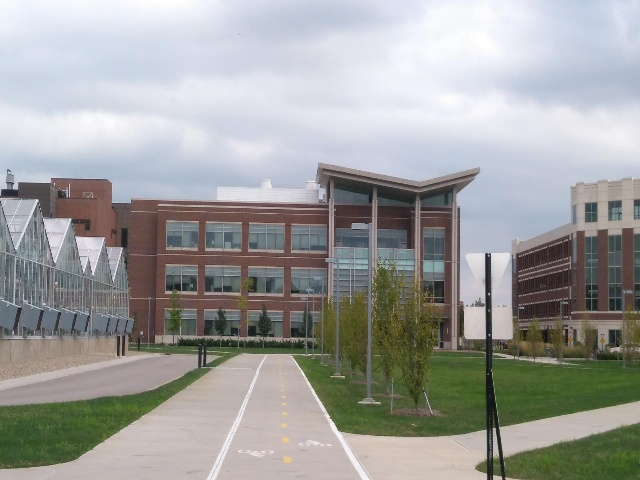
#> input picture homework4/extra_files/1.jpg, 640 x 480 px, found by its file name
$ python hw4_code.py
#> lines starting #> are read from the running program, lines starting #| are printed output that depends on the picture; long printed decimals are rounded
#!/usr/bin/env python

import numpy as np, cv2, os, time, math, copy
from scipy import signal

#===============================================================================
# ARINDAM BHANJA CHOWDHURY
# abhanjac@purdue.edu
# ECE 661 FALL 2018, HW 4
#===============================================================================

#===============================================================================
# FUNCTIONS CREATED IN HW4.
#===============================================================================

def calculateHaarFilter( sigma=None ):
    '''
    Calculates the Haar Wavelet filter from given sigma.
    '''

    # Calculating the kernel size of the filter.
    ksize = math.ceil( sigma * 4 )
    ksize = int( ksize )
    ksize = ksize + 1 if ksize % 2 > 0 else ksize

    dxFilter = np.ones( (ksize, ksize) )
    dxFilter[ :, : int( ksize / 2 ) ] = -1

    dyFilter = np.ones( (ksize, ksize) )
    dyFilter[ int( ksize / 2 ) :, : ] = -1

    return dxFilter, dyFilter

#===============================================================================

# Function to normalize input image to the range of 0 to 1
# (provided all the elements dont have the same values, in which case it returns
# the original array).
normalize = lambda x: (x - np.min(x)) / (np.max(x) - np.min(x)) \
                                if np.max(x) > np.min(x) else x

#===============================================================================

def calculateHarrisCorners( img=None, sigma=None, k=None ):
    '''
    This function takes in the input image and a sigma and finds out the harris
    corners from it.
    '''
    if len(img.shape) == 3:     grayImg = cv2.cvtColor( img, cv2.COLOR_BGR2GRAY )
    else:           grayImg = img

    h, w = grayImg.shape

    # Calculating the derivative images.
    dxFilter, dyFilter = calculateHaarFilter( sigma=sigma )     # Calculate kernel.

    dxImg = signal.convolve2d( grayImg, dxFilter, mode='same' ) # Derivative image along x.
    dyImg = signal.convolve2d( grayImg, dyFilter, mode='same' ) # Derivative image along y.

    dx2Img = dxImg * dxImg
    dy2Img = dyImg * dyImg
    dxyImg = dxImg * dyImg

#-------------------------------------------------------------------------------

    # Calculating the sum of the derivatives around each pixel.
    # This is done using a convolution filter that acts like a sum.
    kint = int(5 * sigma)
    ksize = kint if kint % 2 > 0 else kint + 1  # Rounding to nearest odd integer.
    kernel = np.ones( (ksize, ksize) )

    sumx2Img = signal.convolve2d( dx2Img, kernel, mode='same' )   # Sum of dx2.
    sumy2Img = signal.convolve2d( dy2Img, kernel, mode='same' )   # Sum of dy2.
    sumxyImg = signal.convolve2d( dxyImg, kernel, mode='same' )   # Sum of dxy.

    traceImg = sumx2Img + sumy2Img      # lambda1 + lambda2 image.
    detImg = sumx2Img * sumy2Img - sumxyImg * sumxyImg      # lambda1 * lambda2 image.

#-------------------------------------------------------------------------------

    if k == None:       # Find the average k if k is not specified.
        kImg = detImg / ( traceImg * traceImg + 0.000001 )     # k = r / (1+r)^2.
        k = np.sum( kImg ) / (h * w)    # Finding average k value over the image.
        print( f'k: {k}' )

    # Response of the harris corner detector.
    R = detImg - k * traceImg * traceImg

    # Removing the negative pixels and also the ones less than k value.
    R = R * np.asarray( R > 0, dtype=np.uint8 )
    #R = np.asarray( R, dtype=np.uint8 )

#-------------------------------------------------------------------------------

    # Non-max suppression.
    nmsR = np.zeros( R.shape, dtype=np.uint8 )
    kernel = 29
    win = int(kernel / 2)

    for x in range( win, w-win, 1 ):
        for y in range( win, h-win, 1 ):
            # Finding the max value inside the kernel window.
            neighborhood = R[ y-win : y+win+1, x-win : x+win+1 ]
            maxVal = np.amax( neighborhood )

            # Only keeping the maxValue pixel and making all others 0.
            if R[ y, x ] == maxVal:
                nmsR[ y, x ] = maxVal
            else:   continue

    # Now extract these maximum points from the nmsR image.
    # These points are the non-zero points in nmsR as all the other non max points
    # are made 0.
    listOfCorners = []      # List of corner coordinates. Format (x, y), like opencv.
    for x in range( w ):
        for y in range( h ):
            if nmsR[ y, x ] > 0:    # Append all the non zero points.
                listOfCorners.append( [x,y] )

    #cv2.imshow( 'img', R )
    #cv2.waitKey(0)

    listOfCorners = sorted( listOfCorners, key=lambda x: x[1] )

    return listOfCorners

#===============================================================================

def distanceHarris( img1=None, kp1=None, img2=None, kp2=None, kernel=21, mode=None ):
    '''
    Calculate the Sum of Squared Difference (SSD) between the keypoints of image1 with
    those of image2 in the neighborhood of size kernel x kernel around the keypoint
    locations. This is when the mode is 'SSD'.
    The distance is calculated as Normalized Cross Correlation if the mode is 'NCC'.
    '''
    if mode == None:
        print( 'mode not specified. Aborting...' )
        return

    if len(img1.shape) == 3:     grayImg1 = cv2.cvtColor( img1, cv2.COLOR_BGR2GRAY )
    else:           grayImg1 = img1

    if len(img2.shape) == 3:     grayImg2 = cv2.cvtColor( img2, cv2.COLOR_BGR2GRAY )
    else:           grayImg2 = img2

    h, w = grayImg1.shape

#-------------------------------------------------------------------------------

    win = int( kernel / 2 )

    # Neighborhood of the kp1.
    x1lw, x1up = kp1[0] - win, kp1[0] + win
    if x1lw < 0:    x1lw = 0
    if x1up >= w:    x1up = w-1

    y1lw, y1up = kp1[1] - win, kp1[1] + win
    if y1lw < 0:    y1lw = 0
    if y1up >= h:    y1up = h-1

    # Neighborhood of the kp2.
    x2lw, x2up = kp2[0] - win, kp2[0] + win
    if x2lw < 0:    x2lw = 0
    if x2up >= w:    x2up = w-1

    y2lw, y2up = kp2[1] - win, kp2[1] + win
    if y2lw < 0:    y2lw = 0
    if y2up >= h:    y2up = h-1

#-------------------------------------------------------------------------------

    # It may happen that one of the keypoint is in the edge of one image and the
    # other is not. In that case the smaller of the two neighborhoods around the
    # two keypoints are considered in both the images.
    leftBound1 = kp1[0] - x1lw
    leftBound2 = kp2[0] - x2lw
    if leftBound1 < leftBound2:     x2lw = kp2[0] - leftBound1
    elif leftBound2 < leftBound1:   x1lw = kp1[0] - leftBound2

    rightBound1 = x1up - kp1[0]
    rightBound2 = x2up - kp2[0]
    if rightBound1 < rightBound2:     x2up = kp2[0] + rightBound1
    elif rightBound2 < rightBound1:   x1up = kp1[0] + rightBound2

    topBound1 = kp1[1] - y1lw
    topBound2 = kp2[1] - y2lw
    if topBound1 < topBound2:     y2lw = kp2[1] - topBound1
    elif topBound2 < topBound1:   y1lw = kp1[1] - topBound2

    botBound1 = y1up - kp1[1]
    botBound2 = y2up - kp2[1]
    if botBound1 < botBound2:     y2up = kp2[1] + botBound1
    elif botBound2 < botBound1:   y1up = kp1[1] + botBound2

    neighborhood1 = grayImg1[ y1lw : y1up, x1lw : x1up ]
    neighborhood2 = grayImg2[ y2lw : y2up, x2lw : x2up ]

    #print( x1lw, x1up, y1lw, y1up )
    #print( x2lw, x2up, y2lw, y2up )

#-------------------------------------------------------------------------------

    if mode == 'SSD':
        diff = neighborhood1 - neighborhood2
        ssd = np.sum( diff * diff )

        return ssd

#-------------------------------------------------------------------------------

    if mode == 'NCC':
        winMean1 = np.mean( neighborhood1 )
        winMean2 = np.mean( neighborhood2 )

        num1 = neighborhood1 - winMean1
        num2 = neighborhood2 - winMean2
        num = np.sum( num1 * num2 )

        den1 = ( num1 * num1 )
        den1 = np.sum( den1 )
        den2 = ( num2 * num2 )
        den2 = np.sum( den2 )
        den = np.sqrt( den1 * den2 )

        ncc = num / ( den + 0.000001 )

        return ncc

#===============================================================================

def findGoodMatches( img1=None, listOfCorners1=None, img2=None, listOfCorners2=None, \
                     kernel=21, mode=None, matchThresh=None ):
    '''
    Calculate the matching keypoints between the two input images given the
    set of keypoints as lists. Sum of Squared Difference (SSD) between the keypoints
    is used (on a neighborhood of size kernel x kernel around the keypoint)
    when the mode is 'SSD'. Normalized Cross Correlation is used if the mode is 'NCC'.

    The matchThresh is the threshold value of the matched distance. If it is 200,
    then for SSD mode, all the matched keypoint pairs whose distance is above 200
    are ignored as bad matches, and the rest is returned.
    If the mode is NCC mode, then for a distance of 200, all matched keypoint pairs
    whose distance is below 200 are ignored as bad matches, and the rest is returned.
    '''
    if mode == None:
        print( 'mode not specified. Aborting...' )
        return

#-------------------------------------------------------------------------------

    # Taking the smaller set among the two listOfCorners. Such that the
    # no. of corners in A image is always less than that of B image.
    if len( listOfCorners1 ) < len( listOfCorners2 ):
        cornersA = listOfCorners1
        imgA = copy.deepcopy( img1 )
        cornersB = listOfCorners2
        imgB = copy.deepcopy( img2 )
        Ais1 = True     # Shows if imgA is img1 or not.
        # Used later to return matched pair of points.
    else:
        cornersA = listOfCorners2
        imgA = copy.deepcopy( img2 )
        cornersB = listOfCorners1
        imgB = copy.deepcopy( img1 )
        Ais1 = False     # Shows if imgA is img1 or not.
        # Used later to return matched pair of points.

    # Creating lists of same lenth as cornersA
    matchedCornersB = copy.deepcopy( cornersA )
    distValue = copy.deepcopy( cornersA )

#-------------------------------------------------------------------------------

    if mode == 'SSD':        # Matching by SSD.

        # Scanning all the corners of A and finding the SSD with each of B to get the
        # match (i.e. the corner in B with which it has the minimum ssd value).
        for idxa, a in enumerate(cornersA):
            minSSD = 100000
            for idxb, b in enumerate(cornersB):
                ssd = distanceHarris( imgA, a, imgB, b, kernel=21, mode='SSD' )

                if minSSD > ssd:
                    minSSD = ssd    # Calculating the minimum ssd value.
                    matchedCornersB[ idxa ] = cornersB[ idxb ]    # Storing best match.
                    distValue[ idxa ] = minSSD      # Storing the distance values.

#-------------------------------------------------------------------------------

        # The matchedPairs1To2 list stores the tuple of matched points of image 1 to 2.
        # And not the other way round. So the first element of each of the tuples is
        # a keypoint of image 1 and the 2nd element is a keypoint of image 2.
        # This is done using the flag Ais1.
        if Ais1:
            matchedPairs1To2 = [ ( cornersA[i], matchedCornersB[i] ) for i in range( \
                                                                    len( cornersA ) ) ]
        else:
            matchedPairs1To2 = [ ( matchedCornersB[i], cornersA[i] ) for i in range( \
                                                                    len( cornersA ) ) ]

        # Sorting the list with ascending order of SSD value, such that the best
        # lowest SSD value is at the beginning.
        matchedPairs1To2 = sorted( matchedPairs1To2, \
                                   key=lambda x: distValue[ matchedPairs1To2.index(x) ] )
        distValue = sorted( distValue )

        # If no matchThresh is specified then all points are returned.
        matchThresh = 100000 if matchThresh == None else matchThresh
        #print(matchThresh)

        goodMatches1to2 = [ matchedPairs1To2[i] for i in range( len(matchedPairs1To2) ) \
                                        if distValue[i] < matchThresh ]

#-------------------------------------------------------------------------------

    elif mode == 'NCC':     # Matching by NCC.

        # Scanning all the corners of A and finding the NCC with each of B to get the
        # match (i.e. the corner in B with which it has the maximum ncc value).
        for idxa, a in enumerate(cornersA):
            maxNCC = 0
            for idxb, b in enumerate(cornersB):
                ncc = distanceHarris( imgA, a, imgB, b, kernel=21, mode='NCC' )

                if maxNCC < ncc:
                    maxNCC = ncc    # Calculating the maximum ncc value.
                    matchedCornersB[ idxa ] = cornersB[ idxb ]    # Storing best match.
                    distValue[ idxa ] = maxNCC      # Storing the distance values.

#-------------------------------------------------------------------------------

        # The matchedPairs1To2 list stores the tuple of matched points of image 1 to 2.
        # And not the other way round. So the first element of each of the tuples is
        # a keypoint of image 1 and the 2nd element is a keypoint of image 2.
        # This is done using the flag Ais1.
        if Ais1:
            matchedPairs1To2 = [ ( cornersA[i], matchedCornersB[i] ) for i in range( \
                                                                    len( cornersA ) ) ]
        else:
            matchedPairs1To2 = [ ( matchedCornersB[i], cornersA[i] ) for i in range( \
                                                                    len( cornersA ) ) ]

        # Sorting the list with descending order of NCC value, such that the best
        # highest NCC value is at the beginning.
        matchedPairs1To2 = sorted( matchedPairs1To2, \
                                   key=lambda x: distValue[ matchedPairs1To2.index(x) ],
                                   reverse=True )
        distValue = sorted( distValue, reverse=True )

        # If no matchThresh is specified then all points are returned.
        matchThresh = 0 if matchThresh == None else matchThresh

        goodMatches1to2 = [ matchedPairs1To2[i] for i in range( len(matchedPairs1To2) ) \
                                        if distValue[i] > matchThresh ]

#-------------------------------------------------------------------------------

    return matchedPairs1To2, goodMatches1to2, distValue

#===============================================================================

def distanceSift( kp1=None, des1=None, kp2=None, des2=None, matchThresh=None ):
    '''
    This calculates the euclidean distance between two keypoint descriptors for sift.
    keypoints are lists of keypoint object in opencv and descriptors are numpy arrays
    with 128 columns (for sift), where each of the rows represent the 128 element
    vector for the corresponding keypoint.
    '''

    # Taking the smaller set among the two listOfCorners. Such that the
    # no. of corners in A image is always less than that of B image.
    if len( kp1 ) < len( kp2 ):
        kpA, desA, kpB, desB = kp1, des1, kp2, des2
        Ais1 = True     # Shows if desA is des1 or not.
        # Used later to return matched pair of points.
    else:
        kpA, desA, kpB, desB = kp2, des2, kp1, des1
        Ais1 = False     # Shows if desA is des1 or not.
        # Used later to return matched pair of points.

    # Creating lists of same lenth as kpA
    matchedKpB = np.ones( len(kpA) ).tolist()
    distValue = np.ones( len(kpA) ).tolist()

#-------------------------------------------------------------------------------

    # Scanning all the descriptors of A and finding the euclidean distance with
    # each of B to get the match (i.e. the descriptor in B with which it has the
    # minimum ssd value).
    for idxa, a in enumerate( desA ):
        minDist = 100000
        for idxb, b in enumerate( desB ):
            dist = (a - b) * (a - b)
            dist = np.sqrt( np.sum( dist ) )

            if minDist > dist:
                minDist = dist    # Calculating the minimum euclidean distance value.
                pt = [ int(kpB[ idxb ].pt[0]), int(kpB[ idxb ].pt[1]) ]
                matchedKpB[ idxa ] = pt    # Storing best match.
                distValue[ idxa ] = minDist      # Storing the distance values.

#-------------------------------------------------------------------------------

    # The matchedPairs1To2 list stores the tuple of matched points of image 1 to 2.
    # And not the other way round. So the first element of each of the tuples is
    # a keypoint of image 1 and the 2nd element is a keypoint of image 2.
    # This is done using the flag Ais1.
    if Ais1:
        matchedPairs1To2 = [ ( [ int(kpA[i].pt[0]), int(kpA[i].pt[1]) ], matchedKpB[i] ) \
                                for i in range( len( kpA ) ) ]
    else:
        matchedPairs1To2 = [ ( matchedKpB[i], [ int(kpA[i].pt[0]), int(kpA[i].pt[1]) ] ) \
                                for i in range( len( kpA ) ) ]

    # Sorting the list with ascending order of distance value, such that the best
    # lowest distance value is at the beginning.
    matchedPairs1To2 = sorted( matchedPairs1To2, \
                               key=lambda x: distValue[ matchedPairs1To2.index(x) ] )
    distValue = sorted( distValue )

    # If no matchThresh is specified then all points are returned.
    matchThresh = 100000 if matchThresh == None else matchThresh
    #print(matchThresh)

    goodMatches1to2 = [ matchedPairs1To2[i] for i in range( len(matchedPairs1To2) ) \
                                    if distValue[i] < matchThresh ]

#-------------------------------------------------------------------------------

    return matchedPairs1To2, goodMatches1to2, distValue

#===============================================================================

if __name__ == '__main__':

    # TASK 2.1.1

    # Finding matching harris corners in image1 and image2.

    filepath = './PicsSelf'
    subfolder1 = 'pair2'
    filename1, filename2 = '1.jpg', '2.jpg'

    img1 = cv2.imread( os.path.join( filepath, subfolder1, filename1 ) )
#> img1 is the input picture: shape (480, 640, 3); mean B, G, R 156.9, 158.9, 158.3
    img2 = cv2.imread( os.path.join( filepath, subfolder1, filename2 ) )
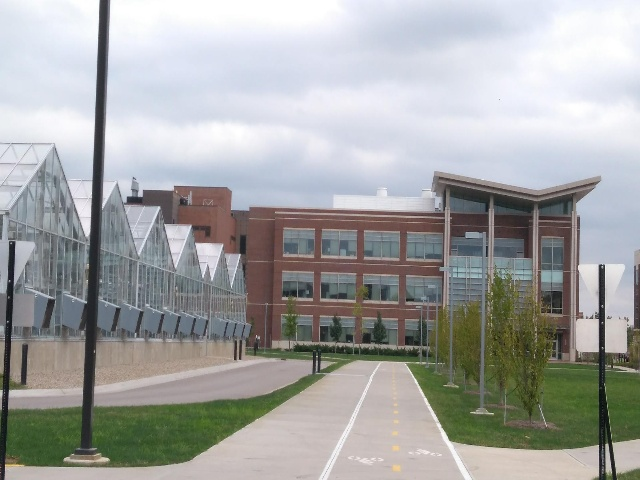
#> input picture homework4/extra_files/2.jpg, 640 x 480 px, found by its file name
#> img2 is the input picture: shape (480, 640, 3); mean B, G, R 163.9, 165.2, 164

#-------------------------------------------------------------------------------

    # Reshaping the images as some of them are too big for display.

    imgW, imgH = 640, 480

    h, w, c = img1.shape
    if h > imgH or w > imgW:    inp = cv2.INTER_AREA
    else:       inp=cv2.INTER_LINEAR
    img1 = cv2.resize( img1, (imgW, imgH), interpolation=inp )

    h, w, c = img2.shape
    if h > imgH or w > imgW:    inp = cv2.INTER_AREA
    else:       inp=cv2.INTER_LINEAR
    img2 = cv2.resize( img2, (imgW, imgH), interpolation=inp )

    #cv2.imshow( 'Image', img1 )
    #cv2.waitKey(0)

#-------------------------------------------------------------------------------

    sigma = 0.707     # Scale.
    listOfCorners1 = calculateHarrisCorners( img1, sigma=sigma )
#> in calculateHarrisCorners, `kImg = detImg / ( traceImg * traceImg + 0.000001 )`:
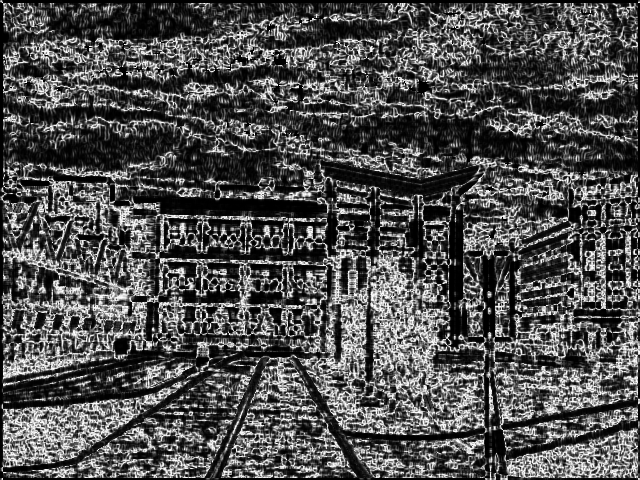
#> kImg: shape (480, 640) float64; min 0, max 0.25, mean 0.0786; drawn with min black and max white
#> in calculateHarrisCorners, `k = np.sum( kImg ) / (h * w)`: k = 0.0786
#| k: 0.0786
#> after the loop in calculateHarrisCorners, `for x in range( win, w-win, 1 ):`:
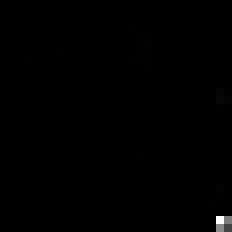
#> neighborhood: shape (29, 29) float64 (shown 8 times larger); min 0, max 5.35e+10, mean 174830924.1; drawn with min black and max white
#> listOfCorners1 = 118 pairs, first value 16 to 621, second value 16 to 465
    print( f'Number of corners found in image1: {len(listOfCorners1)}' )
#| Number of corners found in image1: 118
    listOfCorners2 = calculateHarrisCorners( img2, sigma=sigma )
#> call 2 of calculateHarrisCorners, with sigma = 0.707
#> in calculateHarrisCorners (call 2), `dyImg = signal.convolve2d( grayImg, dyFilter, mode='same' )`:
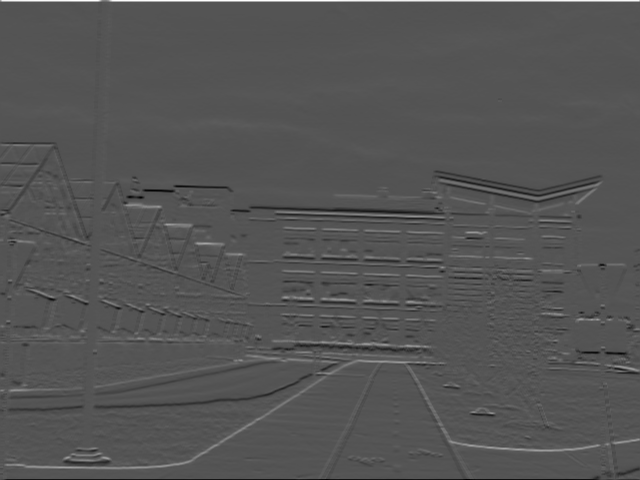
#> dyImg: shape (480, 640) float64; min -1014, max 2040, mean 2.6; drawn with min black and max white
#> in calculateHarrisCorners (call 2), `dxyImg = dxImg * dyImg`:
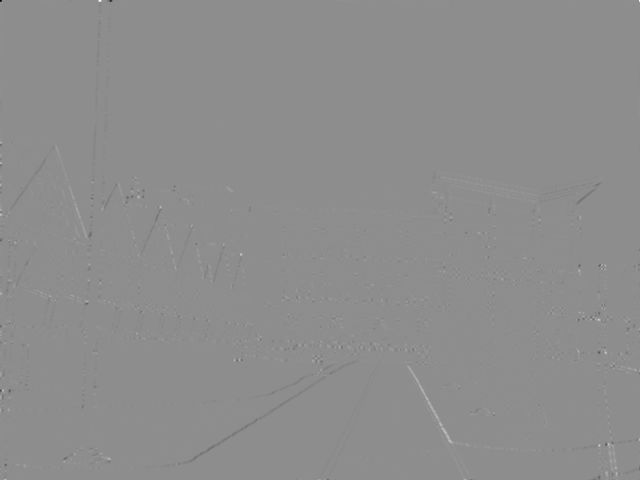
#> dxyImg: shape (480, 640) float64; min -894916, max 714663, mean -135.8; drawn with min black and max white
#> in calculateHarrisCorners (call 2), `traceImg = sumx2Img + sumy2Img`:
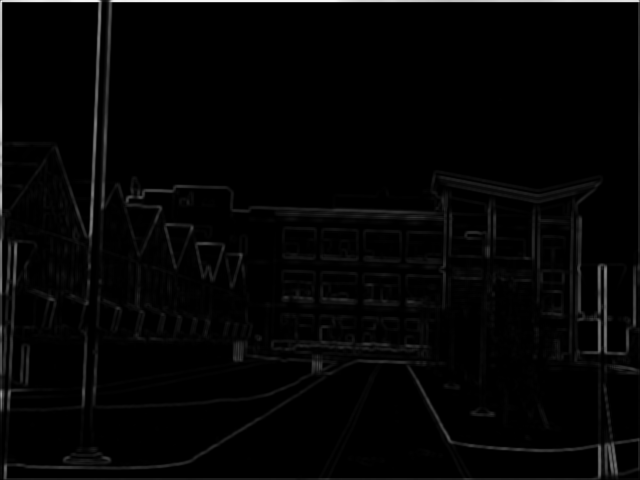
#> traceImg: shape (480, 640) float64; min 0, max 16170728, mean 323291.1; drawn with min black and max white
#> in calculateHarrisCorners (call 2), `kImg = detImg / ( traceImg * traceImg + 0.000001 )`:
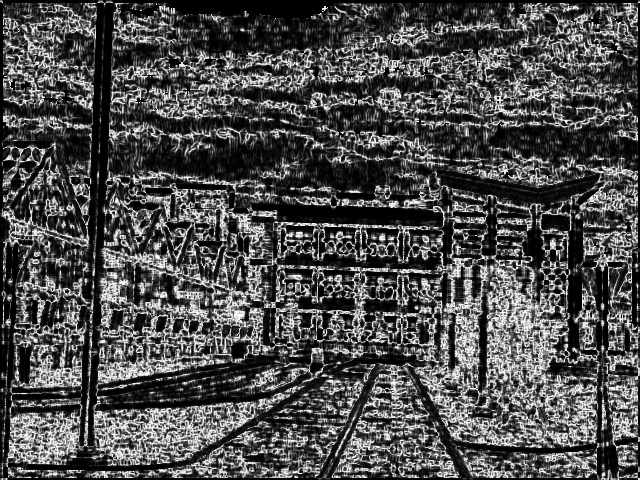
#> kImg: shape (480, 640) float64; min 0, max 0.25, mean 0.0761; drawn with min black and max white
#> in calculateHarrisCorners (call 2), `k = np.sum( kImg ) / (h * w)`: k = 0.0761
#| k: 0.07614
#> (the rest of the program and of its run is left out)
